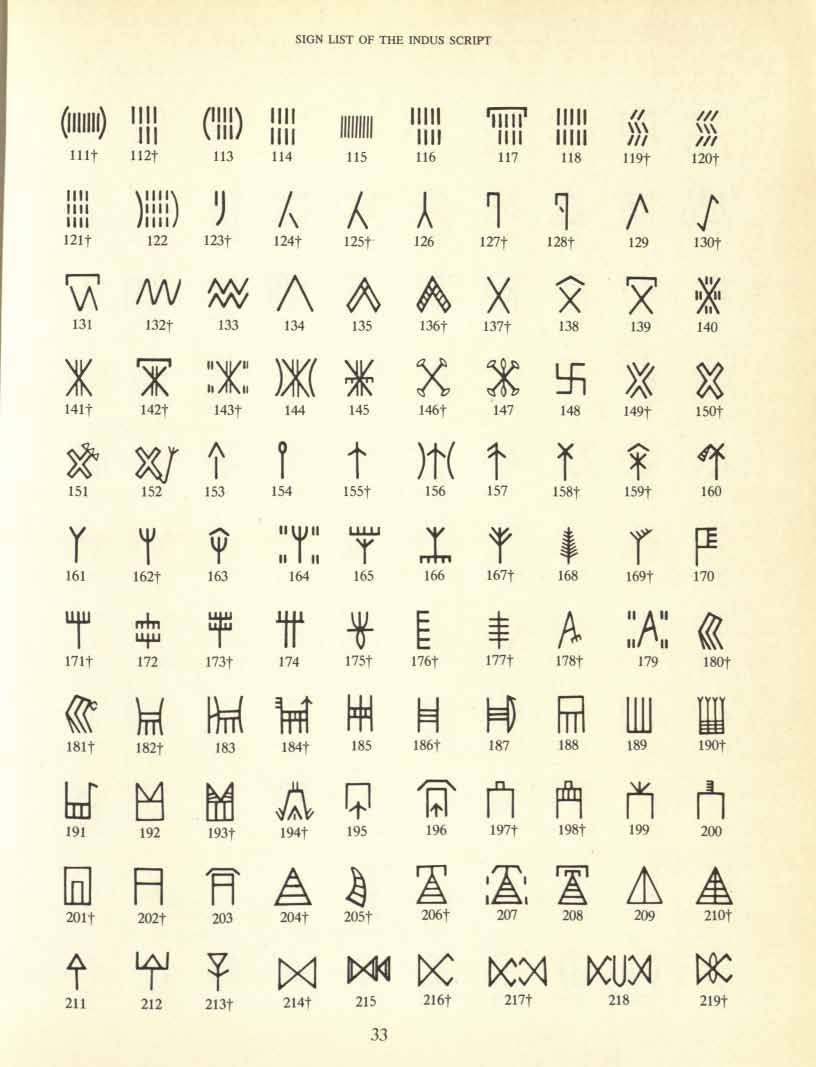
#> input picture data/raw/mahadevan/signlist-001.jpg, 816 x 1067 px
$ python -i normalize.py   (imports and definitions only)
#> lines starting #> are read from the running program, lines starting #| are printed output that depends on the picture; after the words box and inside, x2 and y2 are one past the last pixel; in counts of white or black regions, pixels touching at a corner belong together
"""Bring every sign, whatever its drawing style, to one common representation.

The three sources are drawn differently: Barthel's rongorongo glyphs are
hollow outline drawings (double contour), Mahadevan's Indus signs are thin
single-stroke line drawings, and the font-rendered control scripts are filled
silhouettes. Comparing those directly would mostly measure drawing style.

Pipeline (identical for every script; the only per-source parameter is the
outline-closing radius, which is set from the measured double-line gap of
the Barthel scan and is zero for the other sources):

  1. binarise (Otsu), crop to ink, pad
  2. outline sources only: morphological closing to fill the body between the
     double contour (radius ~ half the gap between the two lines)
  3. medial-axis skeleton (skimage skeletonize)
  4. prune skeleton spurs shorter than 5% of the glyph size
  5. render the skeleton with a fixed stroke width into a 64x64 box that
     preserves aspect ratio (longest side = 56 px), centred

Outputs per glyph: the 64x64 skeleton image (uint8), plus simple complexity
features measured on the skeleton: total skeleton length (px, at 64 scale),
number of endpoints, number of junctions, number of enclosed regions (loops).
"""
import os, json
import numpy as np, cv2
from PIL import Image
from scipy import ndimage as ndi
from skimage.morphology import skeletonize, disk, binary_closing, remove_small_objects

ROOT = os.path.dirname(os.path.dirname(os.path.dirname(os.path.abspath(__file__))))  # the Deep Memory repository; this study lives in pipeline/rongo, data/rongo, docs/rongo, inputs/rongo
BOX = 64
INNER = 56

def load_binary(path):
    im = np.array(Image.open(path).convert("L"))
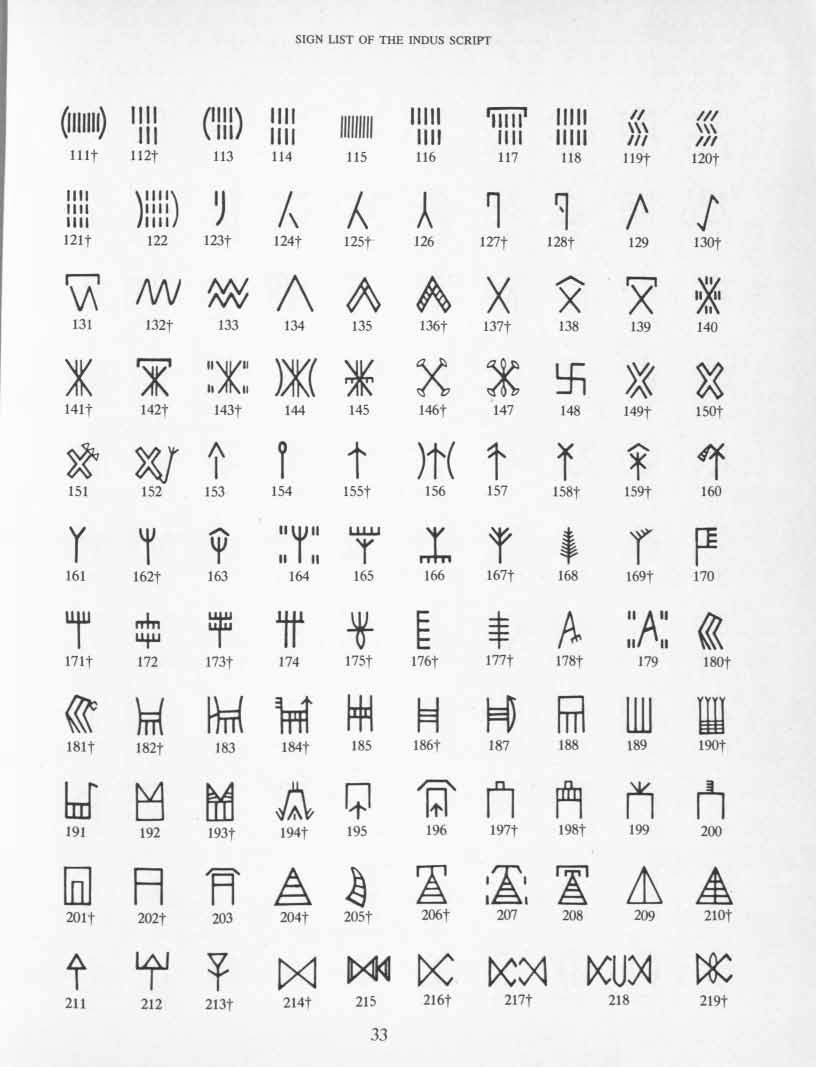
#> im: shape (1067, 816); min 18, max 254, mean 237.1
    _, bw = cv2.threshold(im, 0, 255, cv2.THRESH_BINARY_INV + cv2.THRESH_OTSU)
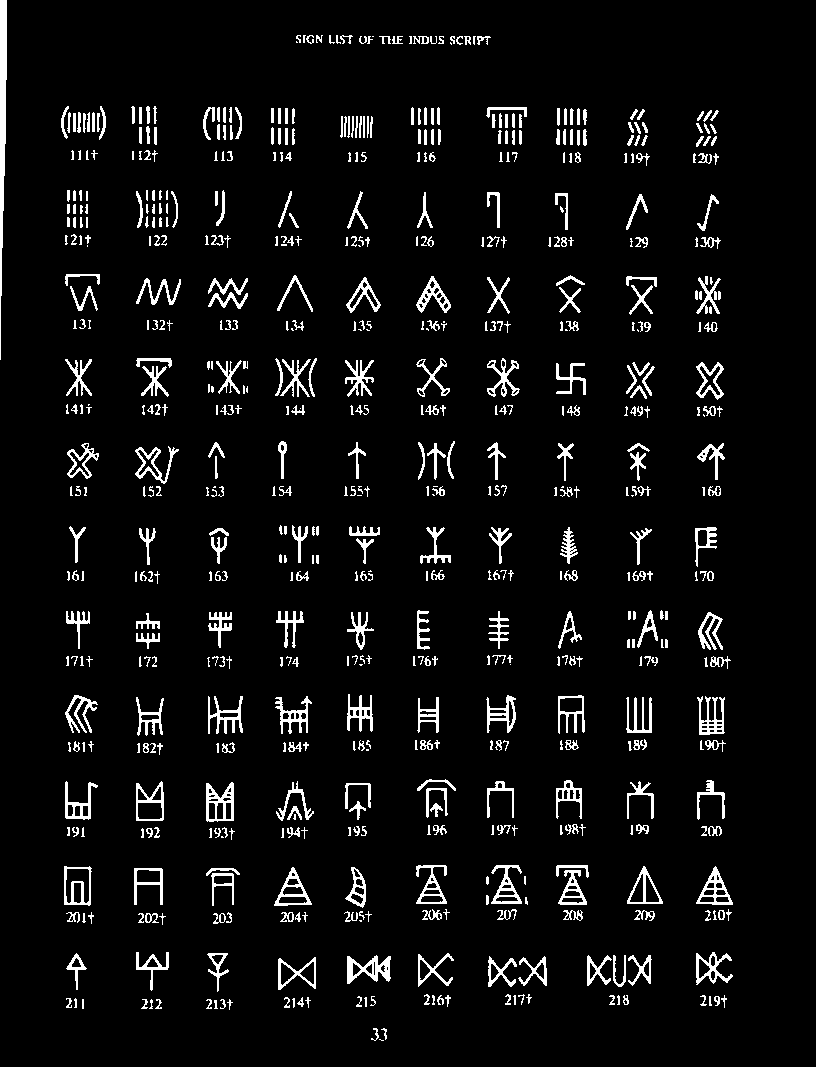
#> bw: shape (1067, 816); 5.7% white; 651 white regions (85 under 20 px), largest, box (x1, y1, x2, y2) and area: (0, 0, 7, 360) 1515, (347, 955, 391, 984) 614, (206, 782, 234, 822) 575
    bw = bw > 0
    bw = remove_small_objects(bw, 8)
    ys, xs = np.where(bw)
    if len(ys) == 0:
        return None
    return bw[ys.min():ys.max() + 1, xs.min():xs.max() + 1]
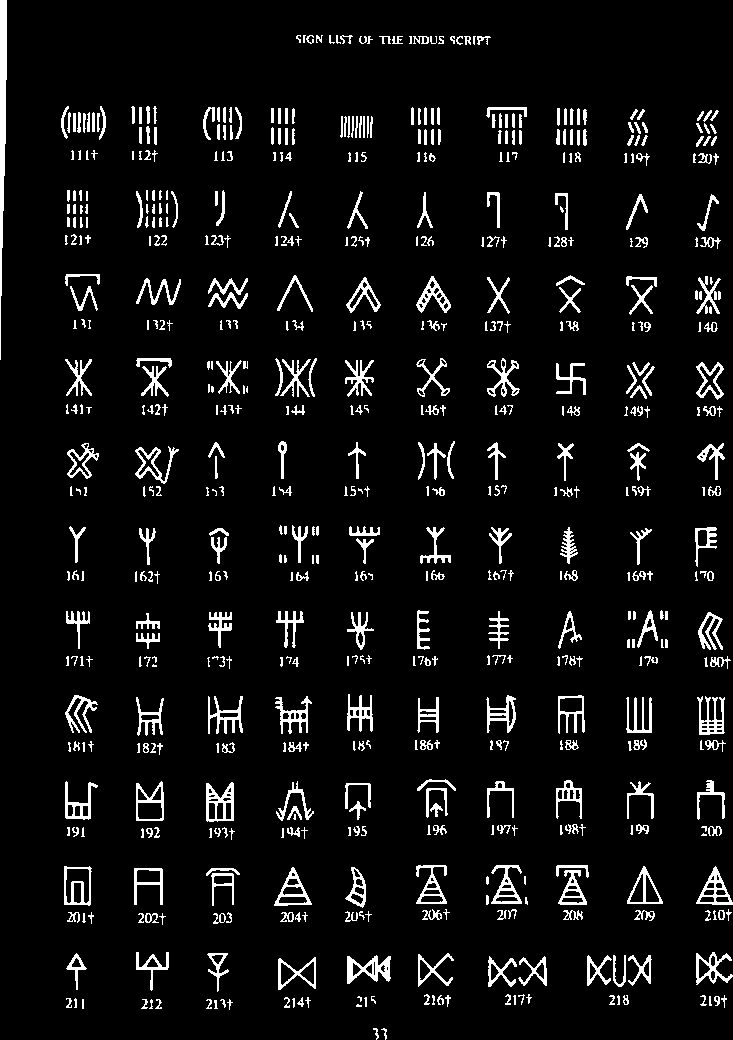
#> returned value: shape (1040, 733) bool; 6.5% white; 627 white regions (69 under 20 px), largest, box (x1, y1, x2, y2) and area: (0, 0, 7, 360) 1515, (347, 955, 391, 984) 614, (206, 782, 234, 822) 575

# [57 lines left out: functions harmonise, prune, skeleton_features, normalise, not called in this run]

STYLES = {"rongorongo": "outline", "indus": "line"}

# [16 lines left out: function run, not called in this run]

# [4 lines not run here, left out]

>>> result = load_binary('../../data/raw/mahadevan/signlist-001.jpg')
